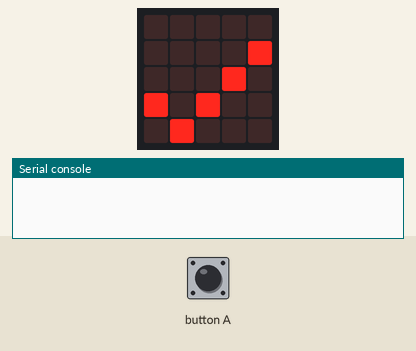
The program below on a simulated BBC micro:bit (MakeCode). Shown: the board's 5×5 LED display, the last lines printed to the serial console. The inputs (shaded band) are chosen by the test bench. A reset restarts the program; no radio messages arrive unless stated (any console line starting 'radio sent:' is added by the test bench).

Above: at 1.8 s.
1.9 s: button A pressed for 0.15 s
At 2.5 s:
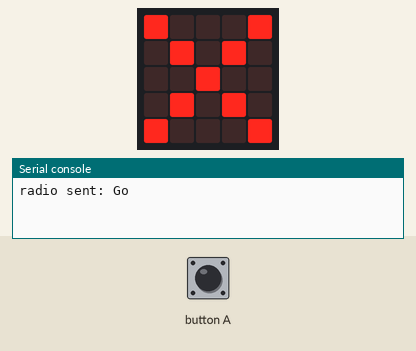
Timing chart, 0 to 4.9 s (numbered marks = the images above; inputs shaded):
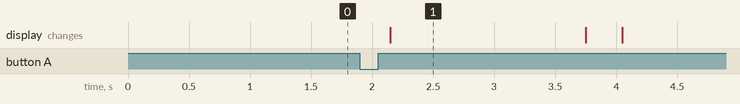

Measured:
- after the input at 1.9 s, the display: changes after 0.25 s (image 1)
- what the display in image 1 shows lasts 1.6 s, from 2.2 s to 3.8 s

The program:

main.ts
```typescript
input.onButtonPressed(Button.A, function () {
    radio.sendString("Go")
    basic.pause(100)
    basic.showIcon(IconNames.No)
    basic.pause(1000)
    control.reset()
})
radio.setGroup(1)
let Fentes = 0
let distance = 0
basic.showIcon(IconNames.Yes)
basic.forever(function () {

})
```

test.ts
```typescript
// les tests vont ici ; cela ne sera pas compilé si ce paquet est utilisé en tant qu'extension.
```
